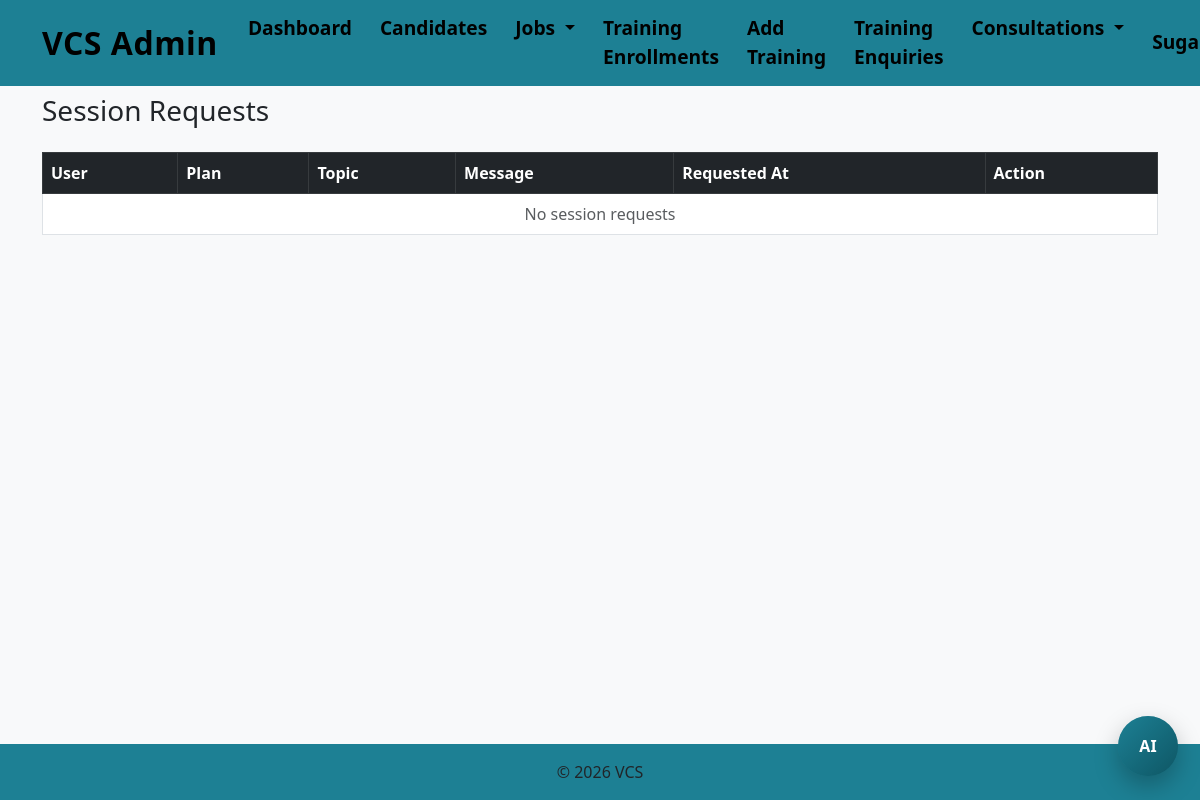
Page /consultation/admin/requests/ (signed in) on the earlier database version.
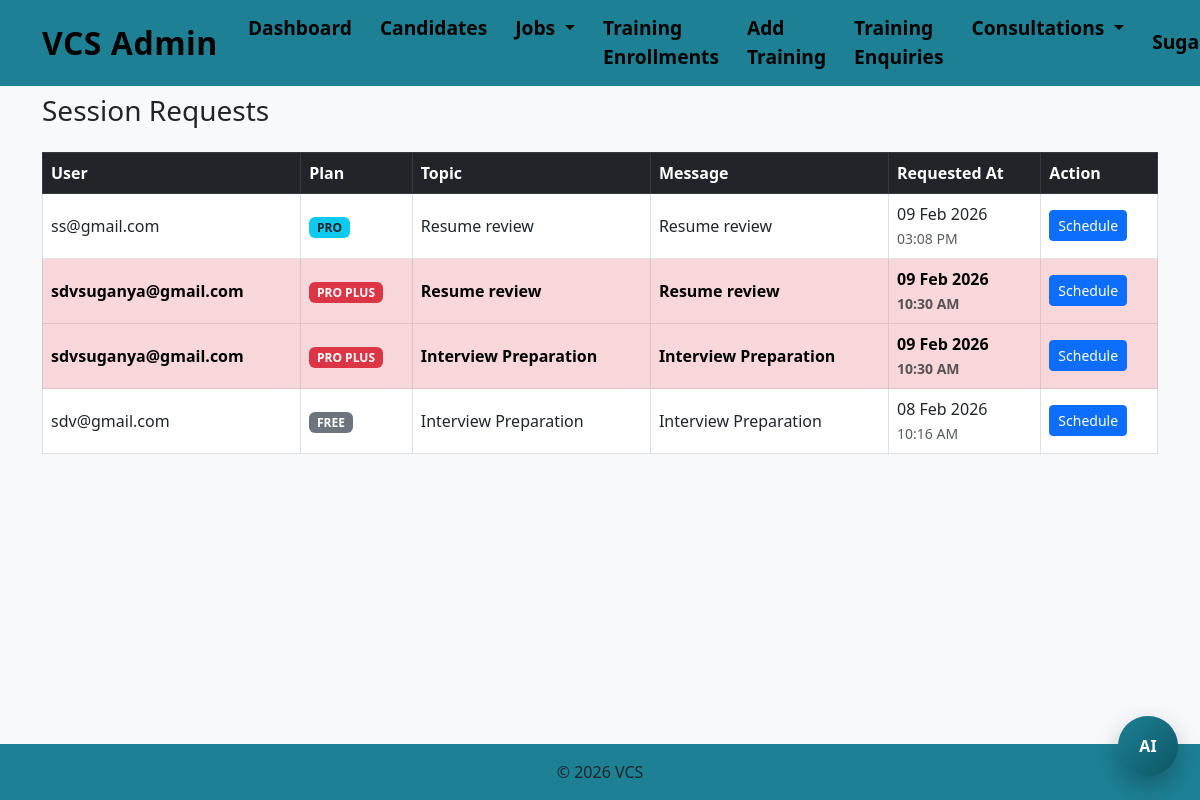
Same page on the later database version.
### accounts/models.py (models this page shows, shortened)
class User(AbstractUser):
    username = None
    email = models.EmailField(unique=True)
    full_name = models.CharField(max_length=100, blank=True)
    FREE = "FREE"
    PRO = "PRO"
    PRO_PLUS = "PRO_PLUS"
    PLAN_CHOICES = [
        (FREE, "Free"),
        (PRO, "Pro"),
        (PRO_PLUS, "Pro Plus"),
    ]
    plan = models.CharField(
        max_length=20,
        choices=PLAN_CHOICES,
        default=FREE
    )
    ACTIVE = "ACTIVE"
    EXPIRED = "EXPIRED"
    CANCELLED = "CANCELLED"
    TRIAL = "TRIAL"
    PLAN_STATUS = [
        (ACTIVE, "Active"),
        (EXPIRED, "Expired"),
        (CANCELLED, "Cancelled"),
        (TRIAL, "Trial"),
    ]
    plan_status = models.CharField(
        max_length=20,
        choices=PLAN_STATUS,
        default=TRIAL
    )
    plan_start = models.DateTimeField(null=True, blank=True)
    plan_end = models.DateTimeField(null=True, blank=True)
    ai_requests_used = models.IntegerField(default=0)
    job_applications_used = models.IntegerField(default=0)
    mentor_sessions_used = models.IntegerField(default=0)
    usage_reset_date = models.DateTimeField(default=timezone.now)
    USERNAME_FIELD = "email"
    REQUIRED_FIELDS = []
    objects = UserManager()

class Profile(models.Model):
    user = models.OneToOneField(
        settings.AUTH_USER_MODEL,
        on_delete=models.CASCADE,
        related_name="profile"
    )
    full_name = models.CharField(max_length=100, blank=True)
    mobile_number = models.CharField(max_length=15, blank=True)
    experience = models.IntegerField(null=True, blank=True)
    location = models.CharField(max_length=100, blank=True)
    skills = models.CharField(max_length=255, blank=True)
    resume = models.FileField(
        upload_to="resumes/",
        blank=True,
        null=True
    )
    completion_email_sent = models.BooleanField(default=False)

### consultation/models.py (models this page shows, shortened)
class ConsultantSession(models.Model):
    REQUESTED = "REQUESTED"
    SCHEDULED = "SCHEDULED"
    COMPLETED = "COMPLETED"
    CANCELLED = "CANCELLED"
    STATUS_CHOICES = [
        (REQUESTED, "Requested"),
        (SCHEDULED, "Scheduled"),
        (COMPLETED, "Completed"),
        (CANCELLED, "Cancelled"),
    ]
    user = models.ForeignKey(User, on_delete=models.CASCADE, related_name="sessions")
    topic = models.CharField(max_length=200)
    message = models.TextField(blank=True)
    meeting_link = models.URLField(blank=True)
    scheduled_at = models.DateTimeField(null=True, blank=True)
    status = models.CharField(max_length=20, choices=STATUS_CHOICES, default=REQUESTED)
    created_at = models.DateTimeField(auto_now_add=True)

### accounts/decorators.py (the view)
    def wrapper(request, *args, **kwargs):
        if not request.user.is_authenticated:
            return redirect("login")
        if not request.user.is_staff:
            messages.error(request, "Access denied.")
            return redirect("dashboard")
        return view_func(request, *args, **kwargs)

### consultation/views_admin.py (called while the page is built)
@staff_required
def admin_session_requests(request):
    sessions = ConsultantSession.objects.filter(status="REQUESTED").order_by("-created_at")
    return render(request, "consultation/admin/requests.html", {"sessions": sessions})

### consultation/templates/consultation/admin/requests.html
{% extends "accounts/base.html" %}
{% block content %}
<h3 class="mb-4">Session Requests</h3>
<table class="table table-bordered align-middle">
<thead class="table-dark">
<tr>
  <th>User</th>
  <th>Plan</th>
  <th>Topic</th>
  <th>Message</th>
  <th>Requested At</th>
  <th>Action</th>
</tr>
</thead>
<tbody>
{% for s in sessions %}
<tr class="{% if s.user.plan == 'PRO_PLUS' %}table-danger fw-bold{% endif %}">
  <td>{{ s.user.email }}</td>
  <td>
    {% if s.user.plan == "PRO_PLUS" %}
        <span class="badge bg-danger">PRO PLUS</span>
    {% elif s.user.plan == "PRO" %}
        <span class="badge bg-info text-dark">PRO</span>
    {% else %}
        <span class="badge bg-secondary">FREE</span>
    {% endif %}
  </td>
  <td>{{ s.topic }}</td>
  <td>{{ s.message }}</td>
  <td>
    {{ s.created_at|date:"d M Y" }} <br>
    <small class="text-muted">{{ s.created_at|time:"h:i A" }}</small>
  </td>
  <td>
    <a href="{% url 'schedule_session' s.id %}" class="btn btn-sm btn-primary">
      Schedule
    </a>
  </td>
</tr>
{% empty %}
<tr>
<td colspan="6" class="text-center text-muted">No session requests</td>
</tr>
{% endfor %}
</tbody>
</table>
{% endblock %}

### accounts/templates/accounts/base.html (shortened to what this page needs)
<!DOCTYPE html>
<html>
<head>
  <link href="https://cdn.jsdelivr.net/npm/bootstrap@5.3.0/dist/css/bootstrap.min.css" rel="stylesheet">
</head>
<body class="d-flex flex-column min-vh-100 bg-light">
<div class="fixed-top">
  {% include "accounts/navbar.html" %}
</div>
<main class="flex-fill container mt-4">
  {% block content %}{% endblock %}
</main>
<footer class="mt-auto">
  {% include "accounts/footer.html" %}
</footer>
{% if user.is_authenticated %}
<a href="{% url 'ai_chat_page' %}" class="ai-float-btn" title="AI Assistant">
    <span>AI</span>
</a>
{% endif %}
</body>
</html>

### accounts/templates/accounts/navbar.html (shortened to what this page needs)
<nav class="navbar navbar-expand-lg navbar-custom fixed-top">
  <div class="container">
    <a
      class="navbar-brand"
      href="{% if user.is_authenticated and user.is_staff %}
                {% url 'admin_home' %}
             {% else %}
                {% url 'public_home' %}
             {% endif %}"
    >
      {% if user.is_authenticated and user.is_staff %} VCS Admin {% else %} VCS
      {% endif %}
    </a>
    <div class="collapse navbar-collapse" id="mainNavbar">
      {% with request.resolver_match.url_name as url_name %}
      {% if not user.is_authenticated %}
      <ul class="navbar-nav ms-auto">
        <li class="nav-item">
          <a
            class="nav-link {% if url_name == 'home' %}active{% endif %}"
            href="{% url 'public_home' %}"
            >Home</a
          >
        </li>
        <li class="nav-item">
          <a
            class="nav-link {% if url_name == 'services' %}active{% endif %}"
            href="{% url 'services' %}"
            >Services</a
          >
        </li>
        <li class="nav-item">
          <a
            class="nav-link {% if url_name == 'pricing' %}active{% endif %}"
            href="{% url 'pricing' %}"
            >Pricing</a
          >
        </li>
        <li class="nav-item">
          <a
            class="nav-link {% if url_name == 'about' %}active{% endif %}"
            href="{% url 'about' %}"
            >About</a
          >
        </li>
        <li class="nav-item">
          <a
            class="nav-link {% if url_name == 'contact' %}active{% endif %}"
            href="{% url 'contact' %}"
            >Contact</a
          >
        </li>
        <li class="nav-item d-flex align-items-center ms-lg-3 gap-2">
          <a href="{% url 'register' %}" class="btn btn-dark px-3 py-1">
            Register
          </a>
          <a href="{% url 'login' %}" class="btn btn-outline-dark px-3 py-1">
            Login
          </a>
        </li>
      </ul>
      {% elif user.is_staff %}
      <ul class="navbar-nav me-auto">
        <li class="nav-item">
          <a
            class="nav-link {% if url_name == 'admin_dashboard' %}active{% endif %}"
            href="{% url 'admin_dashboard' %}"
          >
            Dashboard
          </a>
        </li>
        <li class="nav-item">
          <a
            class="nav-link {% if url_name == 'candidate_list' %}active{% endif %}"
            href="{% url 'candidate_list' %}"
          >
            Candidates
          </a>
        </li>
        <li class="nav-item dropdown">
          <a
            class="nav-link dropdown-toggle {% if url_name in 'create_job active_jobs review_jobs' %}active{% endif %}"
            href="#"
            data-bs-toggle="dropdown"
          >
            Jobs
          </a>
        </li>
        <li class="nav-item">
          <a
            class="nav-link {% if url_name == 'admin_enrollments' %}active{% endif %}"
            href="{% url 'admin_enrollments' %}"
          >
            Training Enrollments
          </a>
        </li>
        <li class="nav-item">
          <a
            class="nav-link {% if url_name == 'add_training' %}active{% endif %}"
            href="{% url 'add_training' %}"
          >
            Add Training
          </a>
        </li>
        <li class="nav-item">
          <a
            class="nav-link {% if url_name == 'admin_enquiries' %}active{% endif %}"
            href="{% url 'admin_enquiries' %}"
          >
            Training Enquiries
          </a>
        </li>
        {% if user.is_staff %}
          <li class="nav-item dropdown">
            <a class="nav-link dropdown-toggle" href="#" data-bs-toggle="dropdown">
              Consultations
            </a>
          </li>
        {% endif %}
      </ul>
      {% endif %}
      {% if user.is_authenticated %}
      <ul class="navbar-nav ms-auto">
        <li class="nav-item dropdown">
          <a
            class="nav-link dropdown-toggle"
            href="#"
            data-bs-toggle="dropdown"
          >
            {{ user.profile.full_name|default:user.email }}
          </a>
        </li>
      </ul>
      {% endif %} {% endwith %}
    </div>
  </div>
</nav>

### accounts/templates/accounts/footer.html (shortened to what this page needs)
<footer class="footer-bg text-dark text-center py-3 mt-5">
  © 2026 VCS
</footer>

### accounts/templates/accounts/base.html (style rules this page uses)
body { padding-top: 70px; background-color: #f8f9fa; }
.navbar.navbar-custom { background-color: #1d8094; }
.navbar.navbar-custom .navbar-brand { color: #000; font-weight: bold; font-size: 2em; letter-spacing: 0.5px; transition: color 0.2s ease-in-out; }
.navbar.navbar-custom .navbar-nav .nav-link { color: #000; font-weight: bold; font-size: 1.2em; padding: 6px 12px; margin: 0 2px; border-radius: 6px; transition: background-color 0.2s ease, color 0.2s ease; }
.ai-float-btn { position: fixed; right: 22px; bottom: 24px; width: 60px; height: 60px; border-radius: 50%; background: linear-gradient(135deg,#1d8094,#063f4a); color: white; display:flex; align-items:center; justify-content:center; font-weight:700; text-decoration:none; box-shadow: 0 10px 25px rgba(0,0,0,.25); z-index:9999; transition: all .25s ease; }
.ai-float-btn::after { content:""; position:absolute; width:100%; height:100%; border-radius:50%; background:rgba(29,128,148,.35); animation:pulse 2s infinite; z-index:-1; }

### accounts/templates/accounts/footer.html (style rules this page uses)
.footer-bg { background-color: #1d8094; }

Differences in the rows shown:
added ConsultantSession: user.email "ss@gmail.com", shows "PRO", topic "Resume review", message "Resume review", created_at "09 Feb 2026", created_at "03:08 PM"
added ConsultantSession: user.email "sdvsuganya@gmail.com", shows "PRO PLUS", topic "Resume review", message "Resume review", created_at "09 Feb 2026", created_at "10:30 AM"
added ConsultantSession: user.email "sdvsuganya@gmail.com", shows "PRO PLUS", topic "Interview Preparation", message "Interview Preparation", created_at "09 Feb 2026", created_at "10:30 AM"
added ConsultantSession: user.email "sdv@gmail.com", shows "FREE", topic "Interview Preparation", message "Interview Preparation", created_at "08 Feb 2026", created_at "10:16 AM"
Other differences:
text no longer shown: "No session requests"
